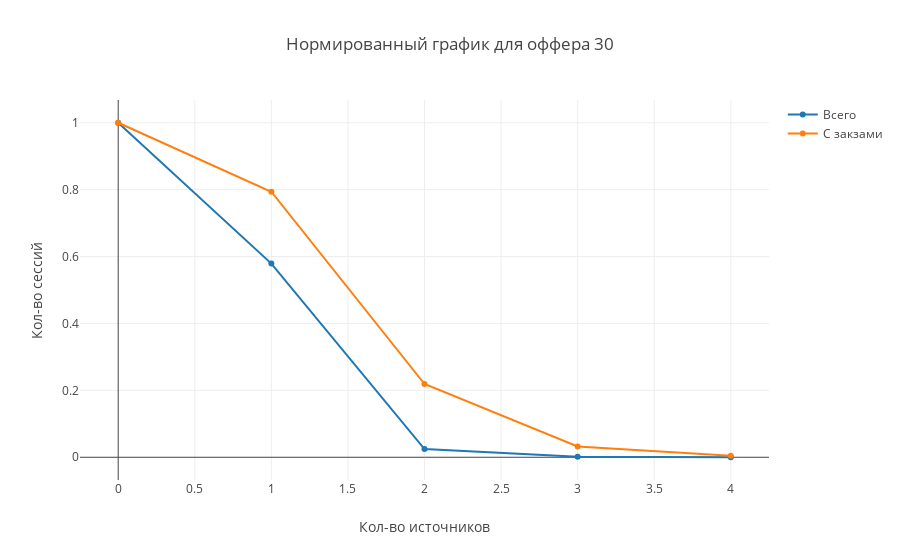
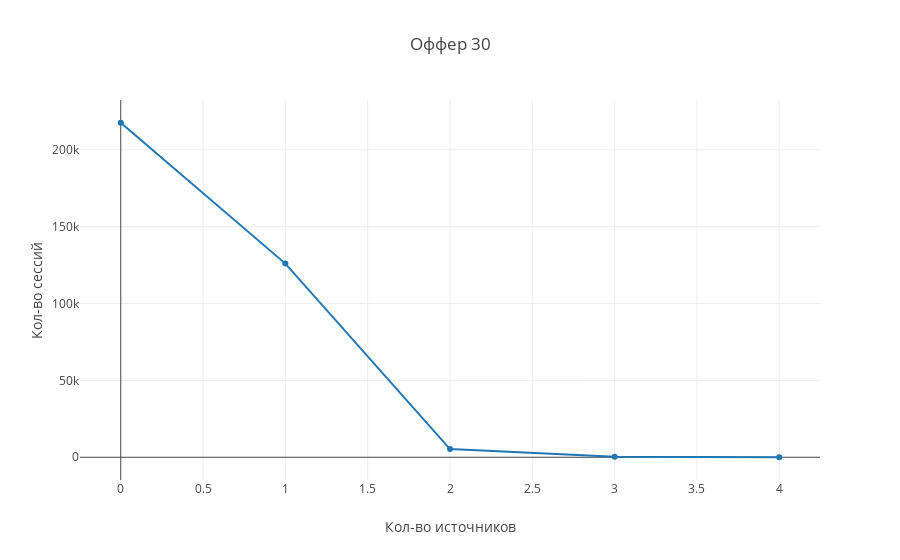
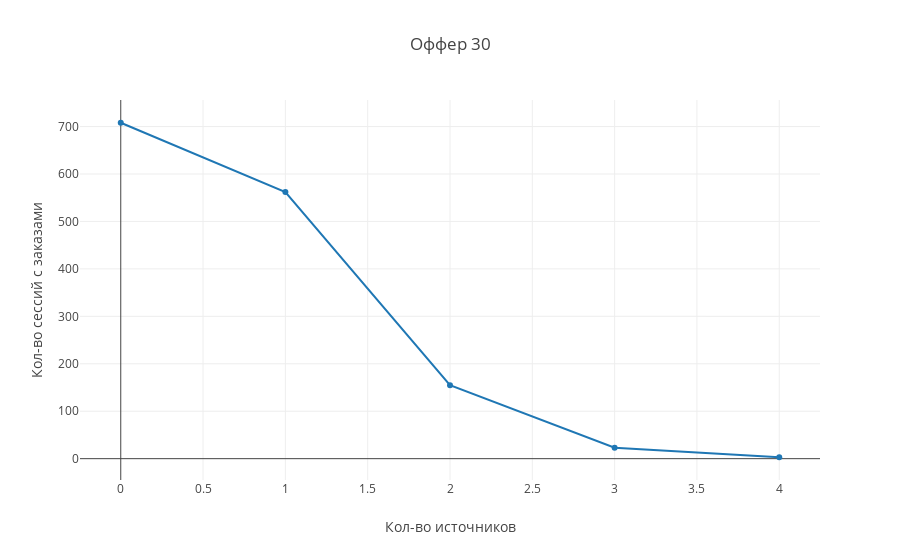

Notebook source saved alongside these figures, in order:
### Code cell
draw3(30)

### Figure 1 — Plotly figure (JSON) as saved in the notebook; plotly's stock layout.template omitted (floating-point values rounded to 4 significant figures)
{"data": [{"name": "Всего", "type": "scatter", "x": [0, 1, 2, 3, 4], "y": [1, 0.5789, 0.02445, 0.001443, 7.814e-05]}, {"name": "С закзами", "type": "scatter", "x": [0, 1, 2, 3, 4], "y": [1, 0.7938, 0.2189, 0.03249, 0.004237]}], "layout": {"title": "Нормированный график для оффера 30", "xaxis": {"title": "Кол-во источников"}, "yaxis": {"title": "Кол-во сессий"}}}

### Figure 2 — Plotly figure (JSON) as saved in the notebook; plotly's stock layout.template omitted (floating-point values rounded to 4 significant figures)
{"data": [{"name": "OfferId 30", "type": "scatter", "x": [0, 1, 2, 3, 4], "y": [217565, 125956, 5320, 314, 17]}], "layout": {"title": "Оффер 30", "xaxis": {"title": "Кол-во источников"}, "yaxis": {"title": "Кол-во сессий"}}}

### Figure 3 — Plotly figure (JSON) as saved in the notebook; plotly's stock layout.template omitted (floating-point values rounded to 4 significant figures)
{"data": [{"name": "OfferId 30", "type": "scatter", "x": [0, 1, 2, 3, 4], "y": [708, 562, 155, 23, 3]}], "layout": {"title": "Оффер 30", "xaxis": {"title": "Кол-во источников"}, "yaxis": {"title": "Кол-во сессий с заказами"}}}
